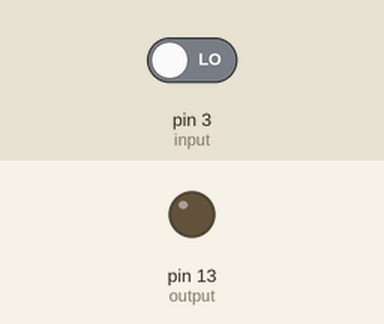
This sketch was run on a simulated Arduino Uno, built with avr-gcc and run on an emulated ATmega328P. Shown: output pins drawn as LEDs (lit = HIGH). The inputs (shaded band) are chosen by the test bench; at power-on: pin 3 (input) LOW.

Above: at 1.2 s.
1.3 s: pin 3 (input) driven HIGH
At 1.7 s:
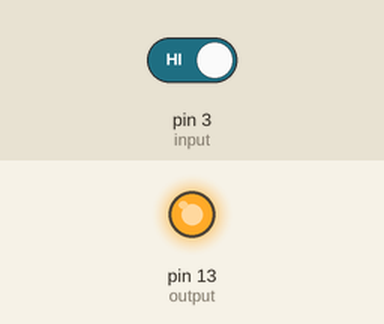
2.8 s: pin 3 (input) driven LOW
At 4.0 s:
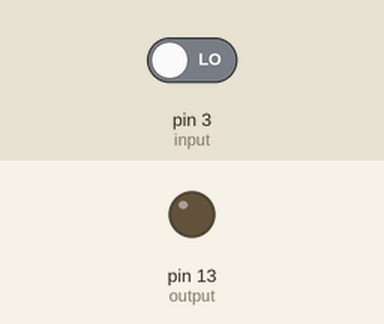
Timing chart, 0 to 5.8 s (numbered marks = the images above; inputs shaded):
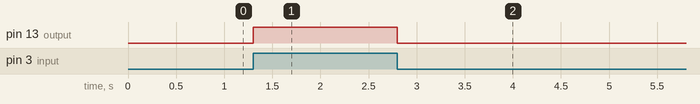

Measured:
- after the input at 1.3 s, pin 13 (output): LOW → HIGH at once
- after the input at 2.8 s, pin 13 (output): HIGH → LOW at once

The sketch:

aula2_1.ino
```cpp
//Enquanto o botão (pino 2) estiver pressionado, o led deve ficar ligado.
//Lógica tradicional
int verifica_botao = 0;
int input = 3;
int output = 13;

void setup() {
  // put your setup code here, to run once:
  pinMode(output, OUTPUT);
  pinMode(input, INPUT);
  digitalWrite(input, LOW); // 0
  digitalWrite(output, LOW); // 0
}

void loop() {
  verifica_botao = digitalRead(input);
  digitalWrite(output,verifica_botao); // Note que com a negação temos o led desligado
}
```
